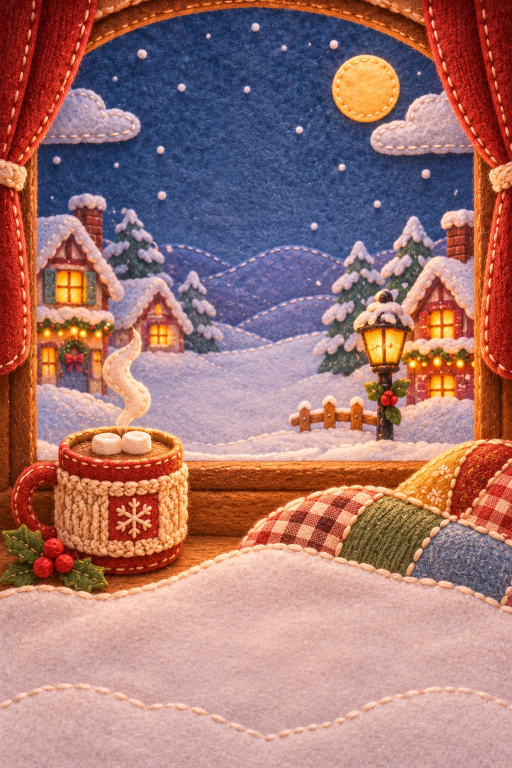
#> input picture godot/art/raw/xmas/rejected/winter_cocoa.jpg, 1024 x 1536 px (shown at 1/2 size)
$ python cut_white.py ../art/raw/xmas/rejected/winter_cocoa.jpg ../art/raw/xmas/rejected/winter_cocoa.jpg ../art/raw/xmas/rejected/winter_cocoa.jpg ../art/raw/xmas/rejected/winter_cocoa.jpg ../art/raw/xmas/rejected/winter_cocoa.jpg 1.0
#> lines starting #> are read from the running program, lines starting #| are printed output that depends on the picture
"""4 beyaz karo (2x2, satır satır) → birleştir → kenardan flood fill ile beyaz zemini sil → alfa PNG.
Kullanım: cut_white.py out.png tile0 tile1 tile2 tile3 [tol]"""
import sys
import numpy as np
from PIL import Image, ImageFilter
from scipy import ndimage
out, tiles = sys.argv[1], sys.argv[2:6]
tol = float(sys.argv[6]) if len(sys.argv) > 6 else 14
T = 627
im = Image.new("RGB", (2 * T, 2 * T))
#> im: PIL image 1254x1254 RGB; every value is 0
for k, f in enumerate(tiles):
    t = Image.open(f).convert("RGB").resize((T, T), Image.LANCZOS)
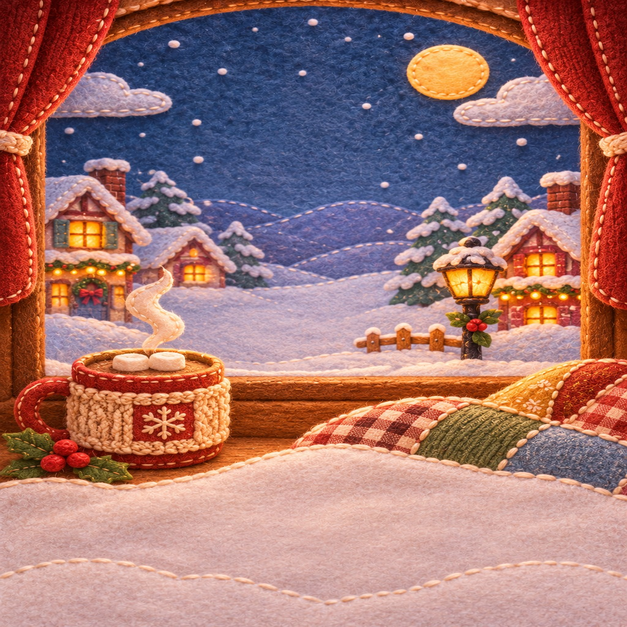
#> t: PIL image 627x627 RGB; mean R, G, B 162.2, 117.1, 113.4
    im.paste(t, ((k % 2) * T, (k // 2) * T))
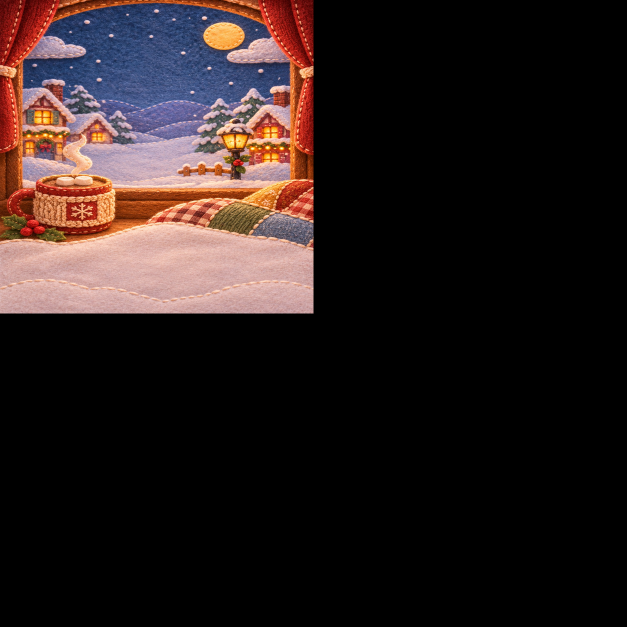
#> im: PIL image 1254x1254 RGB (shown at 1/2 size); mean R, G, B 40.6, 29.3, 28.3
a = np.asarray(im).astype(np.float32)
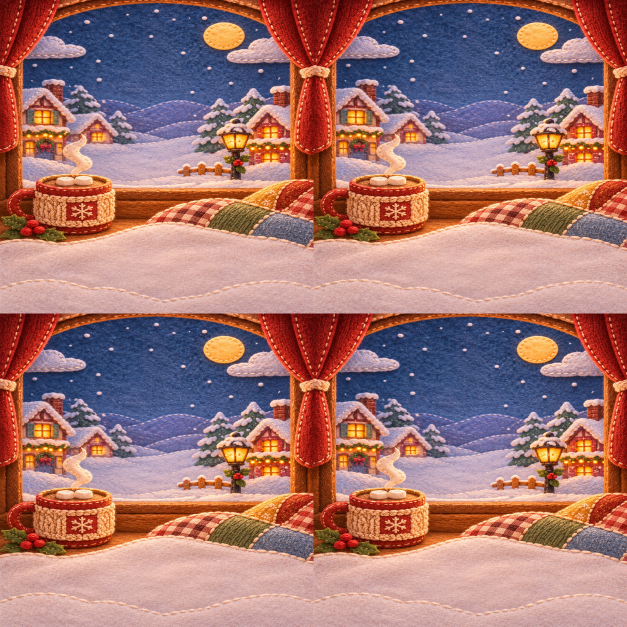
#> a: shape (1254, 1254, 3) float32 (shown at 1/2 size); mean R, G, B 162.3, 117.1, 113.3
dist = np.sqrt(((255 - a) ** 2).sum(-1))       # beyazdan uzaklık
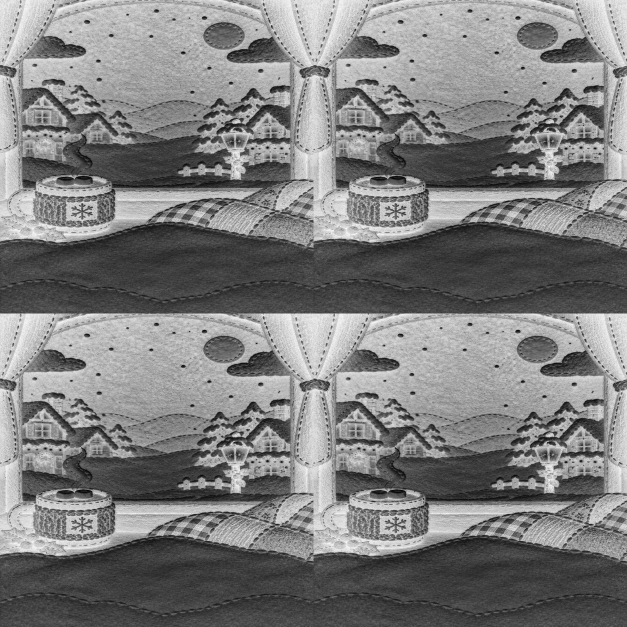
#> dist: shape (1254, 1254) float32 (shown at 1/2 size); min 22.85, max 430.9, mean 225; drawn with min black and max white
near = dist < tol
#> near: shape (1254, 1254) bool; every value is 0
lab, _ = ndimage.label(near)
#> lab: shape (1254, 1254) int32; every value is 0
border = set(np.unique(np.concatenate([lab[0], lab[-1], lab[:, 0], lab[:, -1]]))) - {0}
bg = np.isin(lab, list(border))
alpha = (~bg).astype(np.float32)
#> alpha: shape (1254, 1254) float32; every value is 1
# yumuşak kenar: 1.2 px blur + kenardaki beyazlığa göre kısmi alfa
soft = np.clip(dist / (tol * 2.5), 0, 1)
edge = ndimage.binary_dilation(bg, iterations=2) & ~bg
alpha[edge] = np.minimum(alpha[edge], np.maximum(soft[edge], 0.0))
alpha = np.asarray(Image.fromarray((alpha * 255).astype(np.uint8)).filter(ImageFilter.GaussianBlur(0.8))).astype(np.float32) / 255
alpha[bg & ~ndimage.binary_dilation(~bg, iterations=1)] = 0
# kenar renginden beyaz sızıntısını çıkar (premultiply tersi)
rgb = a.copy()
m = (alpha > 0.02) & (alpha < 0.98)
rgb[m] = np.clip((a[m] - 255 * (1 - alpha[m, None])) / alpha[m, None], 0, 255)
o = np.dstack([rgb, alpha * 255]).astype(np.uint8)
res = Image.fromarray(o, "RGBA")
res = res.crop(res.getbbox())
res.save(out)
print(out, res.size)
#| ../art/raw/xmas/rejected/winter_cocoa.jpg (1254, 1254)
